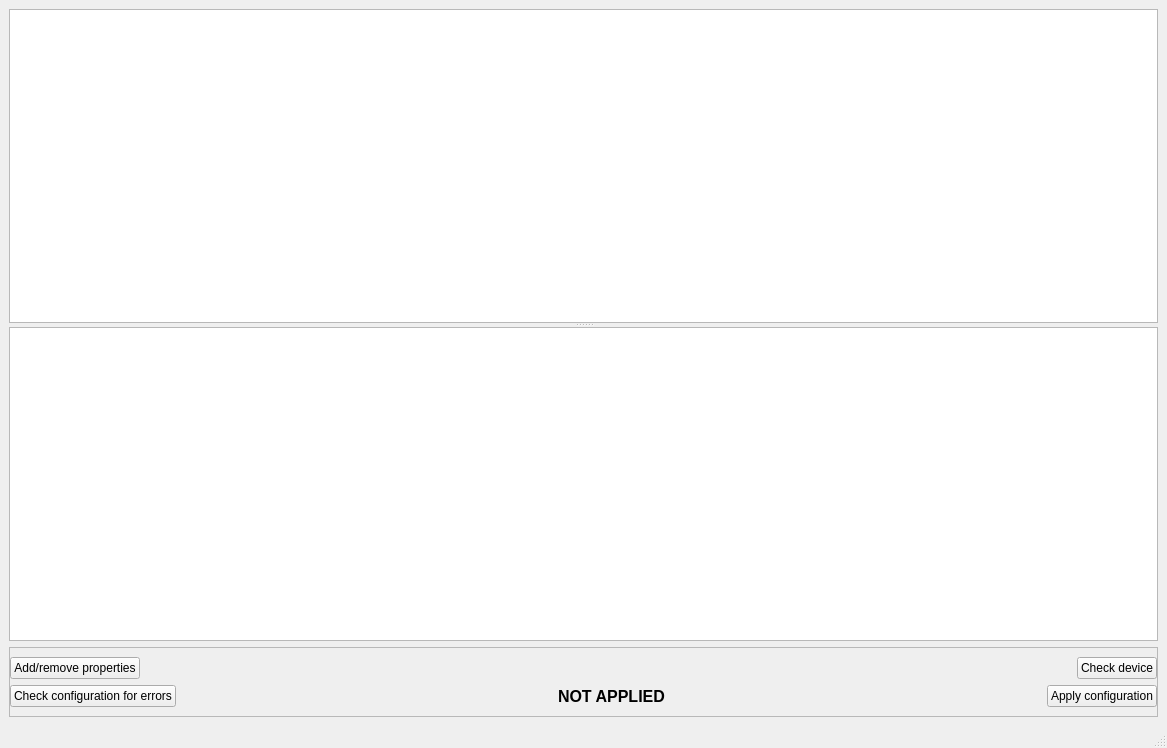
<?xml version="1.0" encoding="UTF-8"?>
<ui version="4.0">
 <class>OnLineEditor</class>
 <widget class="QMainWindow" name="OnLineEditor">
  <property name="geometry">
   <rect>
    <x>0</x>
    <y>0</y>
    <width>1167</width>
    <height>748</height>
   </rect>
  </property>
  <property name="windowTitle">
   <string>Online.xml Editor</string>
  </property>
  <widget class="QWidget" name="centralwidget">
   <layout class="QVBoxLayout" name="verticalLayout">
    <item>
     <widget class="QSplitter" name="splitter">
      <property name="orientation">
       <enum>Qt::Vertical</enum>
      </property>
      <widget class="QTreeView" name="tw_online"/>
      <widget class="QTableView" name="tb_device"/>
     </widget>
    </item>
    <item>
     <widget class="QFrame" name="fr_device">
      <property name="frameShape">
       <enum>QFrame::StyledPanel</enum>
      </property>
      <property name="frameShadow">
       <enum>QFrame::Raised</enum>
      </property>
      <layout class="QVBoxLayout" name="verticalLayout_2">
       <property name="leftMargin">
        <number>0</number>
       </property>
       <property name="rightMargin">
        <number>0</number>
       </property>
       <item>
        <layout class="QHBoxLayout" name="horizontalLayout">
         <item>
          <widget class="QPushButton" name="but_edit_properties">
           <property name="text">
            <string>Add/remove properties</string>
           </property>
          </widget>
         </item>
         <item>
          <spacer name="horizontalSpacer">
           <property name="orientation">
            <enum>Qt::Horizontal</enum>
           </property>
           <property name="sizeHint" stdset="0">
            <size>
             <width>40</width>
             <height>20</height>
            </size>
           </property>
          </spacer>
         </item>
         <item>
          <widget class="QPushButton" name="but_check_device">
           <property name="text">
            <string>Check device</string>
           </property>
          </widget>
         </item>
        </layout>
       </item>
       <item>
        <layout class="QHBoxLayout" name="horizontalLayout_3">
         <item>
          <widget class="QPushButton" name="but_check">
           <property name="text">
            <string>Check configuration for errors</string>
           </property>
          </widget>
         </item>
         <item>
          <spacer name="horizontalSpacer_2">
           <property name="orientation">
            <enum>Qt::Horizontal</enum>
           </property>
           <property name="sizeHint" stdset="0">
            <size>
             <width>40</width>
             <height>20</height>
            </size>
           </property>
          </spacer>
         </item>
         <item>
          <widget class="QLabel" name="lb_applied">
           <property name="font">
            <font>
             <pointsize>12</pointsize>
             <weight>75</weight>
             <bold>true</bold>
            </font>
           </property>
           <property name="text">
            <string>NOT APPLIED</string>
           </property>
          </widget>
         </item>
         <item>
          <spacer name="horizontalSpacer_3">
           <property name="orientation">
            <enum>Qt::Horizontal</enum>
           </property>
           <property name="sizeHint" stdset="0">
            <size>
             <width>40</width>
             <height>20</height>
            </size>
           </property>
          </spacer>
         </item>
         <item>
          <widget class="QPushButton" name="but_apply">
           <property name="text">
            <string>Apply configuration</string>
           </property>
          </widget>
         </item>
        </layout>
       </item>
      </layout>
     </widget>
    </item>
   </layout>
  </widget>
  <widget class="QMenuBar" name="menubar">
   <property name="geometry">
    <rect>
     <x>0</x>
     <y>0</y>
     <width>1167</width>
     <height>21</height>
    </rect>
   </property>
  </widget>
  <widget class="QStatusBar" name="statusbar"/>
 </widget>
 <resources/>
 <connections/>
</ui>
